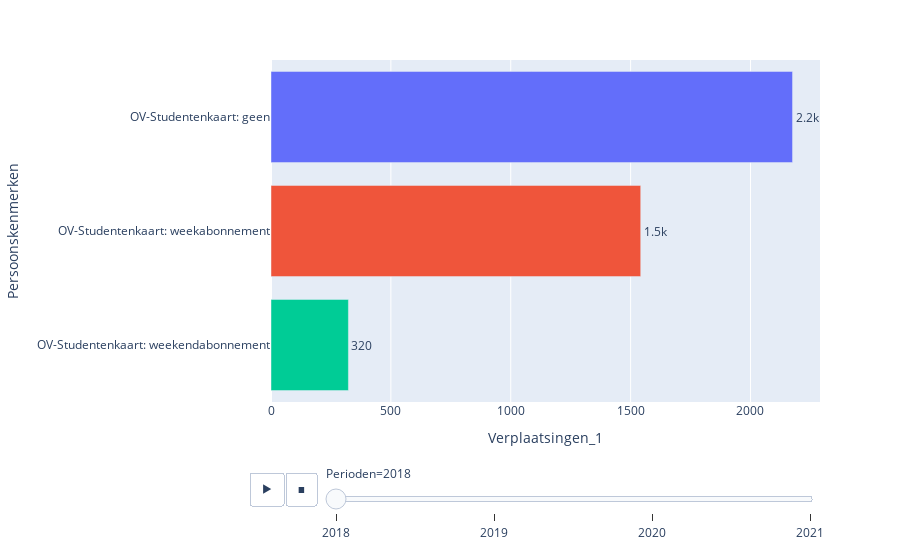

The notebook cell saved with this chart:
### Code cell
student_ov = ['OV-Studentenkaart: geen', 'OV-Studentenkaart: weekabonnement','OV-Studentenkaart: weekendabonnement']

filtered_student_ov = data_motief[data_motief['Persoonskenmerken'].isin(student_ov)]

#display(filtered_student_ov)


data_motief_6 = filtered_student_ov.groupby(['Persoonskenmerken', 'Perioden']).sum().reset_index()
display(data_motief_6)
# data_motief_5 = filtered_student_ov.groupby(['Persoonskenmerken', 'Perioden']).sum().reset_index()
fig = px.bar(data_motief_6, x = 'Verplaatsingen_1', y = 'Persoonskenmerken', color = 'Persoonskenmerken',
              orientation = 'h', text_auto = '.2s', animation_frame = 'Perioden')
fig.update_traces(textposition="outside")
fig.update_layout(showlegend = False)
fig.show()

### Figure 1 — Plotly figure (JSON) as saved in the notebook; plotly's stock layout.template omitted (floating-point values rounded to 4 significant figures)
{"data": [{"alignmentgroup": "True", "hovertemplate": "Persoonskenmerken=%{y}<br>Perioden=2018<br>Verplaatsingen_1=%{x}<extra></extra>", "legendgroup": "OV-Studentenkaart: geen", "marker": {"color": "#636efa", "pattern": {"shape": ""}}, "name": "OV-Studentenkaart: geen", "offsetgroup": "OV-Studentenkaart: geen", "orientation": "h", "showlegend": true, "textposition": "outside", "texttemplate": "%{x:.2s}", "type": "bar", "x": [2175.0], "xaxis": "x", "y": ["OV-Studentenkaart: geen"], "yaxis": "y"}, {"alignmentgroup": "True", "hovertemplate": "Persoonskenmerken=%{y}<br>Perioden=2018<br>Verplaatsingen_1=%{x}<extra></extra>", "legendgroup": "OV-Studentenkaart: weekabonnement", "marker": {"color": "#EF553B", "pattern": {"shape": ""}}, "name": "OV-Studentenkaart: weekabonnement", "offsetgroup": "OV-Studentenkaart: weekabonnement", "orientation": "h", "showlegend": true, "textposition": "outside", "texttemplate": "%{x:.2s}", "type": "bar", "x": [1542.0], "xaxis": "x", "y": ["OV-Studentenkaart: weekabonnement"], "yaxis": "y"}, {"alignmentgroup": "True", "hovertemplate": "Persoonskenmerken=%{y}<br>Perioden=2018<br>Verplaatsingen_1=%{x}<extra></extra>", "legendgroup": "OV-Studentenkaart: weekendabonnement", "marker": {"color": "#00cc96", "pattern": {"shape": ""}}, "name": "OV-Studentenkaart: weekendabonnement", "offsetgroup": "OV-Studentenkaart: weekendabonnement", "orientation": "h", "showlegend": true, "textposition": "outside", "texttemplate": "%{x:.2s}", "type": "bar", "x": [322.9], "xaxis": "x", "y": ["OV-Studentenkaart: weekendabonnement"], "yaxis": "y"}], "layout": {"barmode": "relative", "legend": {"title": {"text": "Persoonskenmerken"}, "tracegroupgap": 0}, "margin": {"t": 60}, "showlegend": false, "sliders": [{"active": 0, "currentvalue": {"prefix": "Perioden="}, "len": 0.9, "pad": {"b": 10, "t": 60}, "steps": [{"args": [["2018"], {"frame": {"duration": 0, "redraw": true}, "fromcurrent": true, "mode": "immediate", "transition": {"duration": 0, "easing": "linear"}}], "label": "2018", "method": "animate"}, {"args": [["2019"], {"frame": {"duration": 0, "redraw": true}, "fromcurrent": true, "mode": "immediate", "transition": {"duration": 0, "easing": "linear"}}], "label": "2019", "method": "animate"}, {"args": [["2020"], {"frame": {"duration": 0, "redraw": true}, "fromcurrent": true, "mode": "immediate", "transition": {"duration": 0, "easing": "linear"}}], "label": "2020", "method": "animate"}, {"args": [["2021"], {"frame": {"duration": 0, "redraw": true}, "fromcurrent": true, "mode": "immediate", "transition": {"duration": 0, "easing": "linear"}}], "label": "2021", "method": "animate"}], "x": 0.1, "xanchor": "left", "y": 0, "yanchor": "top"}], "updatemenus": [{"buttons": [{"args": [null, {"frame": {"duration": 500, "redraw": true}, "fromcurrent": true, "mode": "immediate", "transition": {"duration": 500, "easing": "linear"}}], "label": "&#9654;", "method": "animate"}, {"args": [[null], {"frame": {"duration": 0, "redraw": true}, "fromcurrent": true, "mode": "immediate", "transition": {"duration": 0, "easing": "linear"}}], "label": "&#9724;", "method": "animate"}], "direction": "left", "pad": {"r": 10, "t": 70}, "showactive": false, "type": "buttons", "x": 0.1, "xanchor": "right", "y": 0, "yanchor": "top"}], "xaxis": {"anchor": "y", "domain": [0, 1], "title": {"text": "Verplaatsingen_1"}}, "yaxis": {"anchor": "x", "categoryarray": ["OV-Studentenkaart: weekendabonnement", "OV-Studentenkaart: weekabonnement", "OV-Studentenkaart: geen"], "categoryorder": "array", "domain": [0, 1], "title": {"text": "Persoonskenmerken"}}}}
